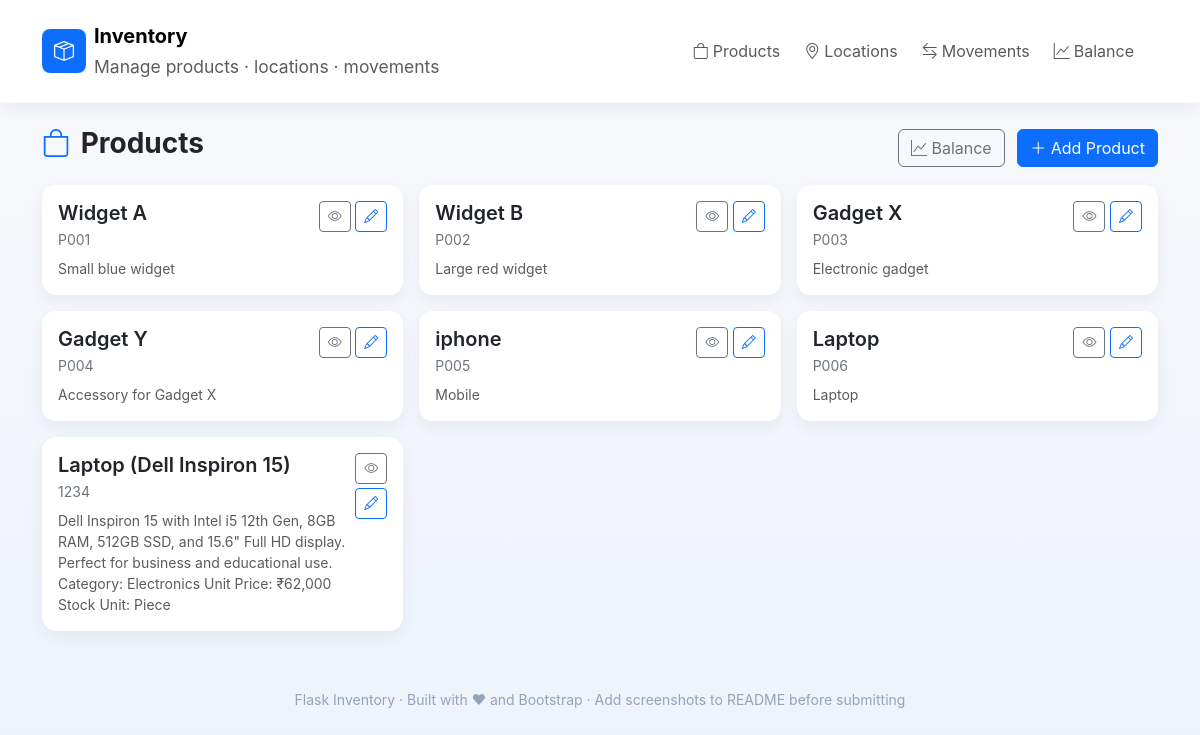
Page /products on the committed database.
### app.py (models this page shows, shortened)
class Product(db.Model):
    product_id = db.Column(db.String(50), primary_key=True)
    name = db.Column(db.String(200), nullable=False)
    description = db.Column(db.String(500))

### app.py (the view)
@app.route('/products')
def products():
    items = Product.query.all()
    return render_template('products.html', products=items)

### templates/products.html
{% extends "base.html" %}
{% block content %}
  <div class="d-flex justify-content-between align-items-center mb-3">
    <h3 class="fw-bold"><i class="bi bi-bag me-1 text-primary"></i> Products</h3>
    <div>
      <a class="btn btn-outline-secondary me-2" href="{{ url_for('balance') }}"><i class="bi bi-graph-up"></i> Balance</a>
      <a class="btn btn-primary" href="{{ url_for('add_product') }}"><i class="bi bi-plus-lg"></i> Add Product</a>
    </div>
  </div>
  <div class="row g-3">
    {% for p in products %}
      <div class="col-12 col-md-4">
        <div class="card p-3 h-100">
          <div class="d-flex justify-content-between">
            <div>
              <h5 class="fw-semibold mb-1">{{ p.name }}</h5>
              <div class="small muted mb-2">{{ p.product_id }}</div>
              <div class="text-muted small">{{ p.description or 'No description provided' }}</div>
            </div>
            <div class="text-end">
              <a href="{{ url_for('view_product', product_id=p.product_id) }}" class="btn btn-sm btn-outline-secondary mb-1"><i class="bi bi-eye"></i></a>
              <a href="{{ url_for('edit_product', product_id=p.product_id) }}" class="btn btn-sm btn-outline-primary mb-1"><i class="bi bi-pencil"></i></a>
            </div>
          </div>
        </div>
      </div>
    {% else %}
      <div class="col-12">
        <div class="card p-3 text-muted">No products yet. Click <a href="{{ url_for('add_product') }}">Add Product</a>.</div>
      </div>
    {% endfor %}
  </div>
{% endblock %}

### templates/base.html (style rules this page uses)
:root { --accent: #2563eb; --muted: #6c757d; --card-radius: 14px; }
html,body { height:100%; }
body { background: linear-gradient(180deg, #f8f9fc 0%, #eef3fb 100%); font-family: Inter, system-ui, -apple-system, "Segoe UI", Roboto, "Helvetica Neue", Arial; }
.card { border: none; border-radius: var(--card-radius); box-shadow: 0 6px 18px rgba(18, 40, 71, 0.06); }
.muted { color: var(--muted); }

### rows in the picture
Product: name "Widget A", product_id "P001", description "Small blue widget"
Product: name "Widget B", product_id "P002", description "Large red widget"
Product: name "Gadget X", product_id "P003", description "Electronic gadget"
Product: name "Gadget Y", product_id "P004", description "Accessory for Gadget X"
Product: name "iphone", product_id "P005", description "Mobile"
Product: name "Laptop", product_id "P006", description "Laptop"
Product: name "Laptop (Dell Inspiron 15)", product_id "1234", description "Dell Inspiron 15 with Intel i5 12th Gen, 8GB RAM, 512GB SSD, and 15.6\" Full HD display. Perfect for business and educational use. Category: Electronics Unit Price: ₹62,000 Stock Unit: Piece"
